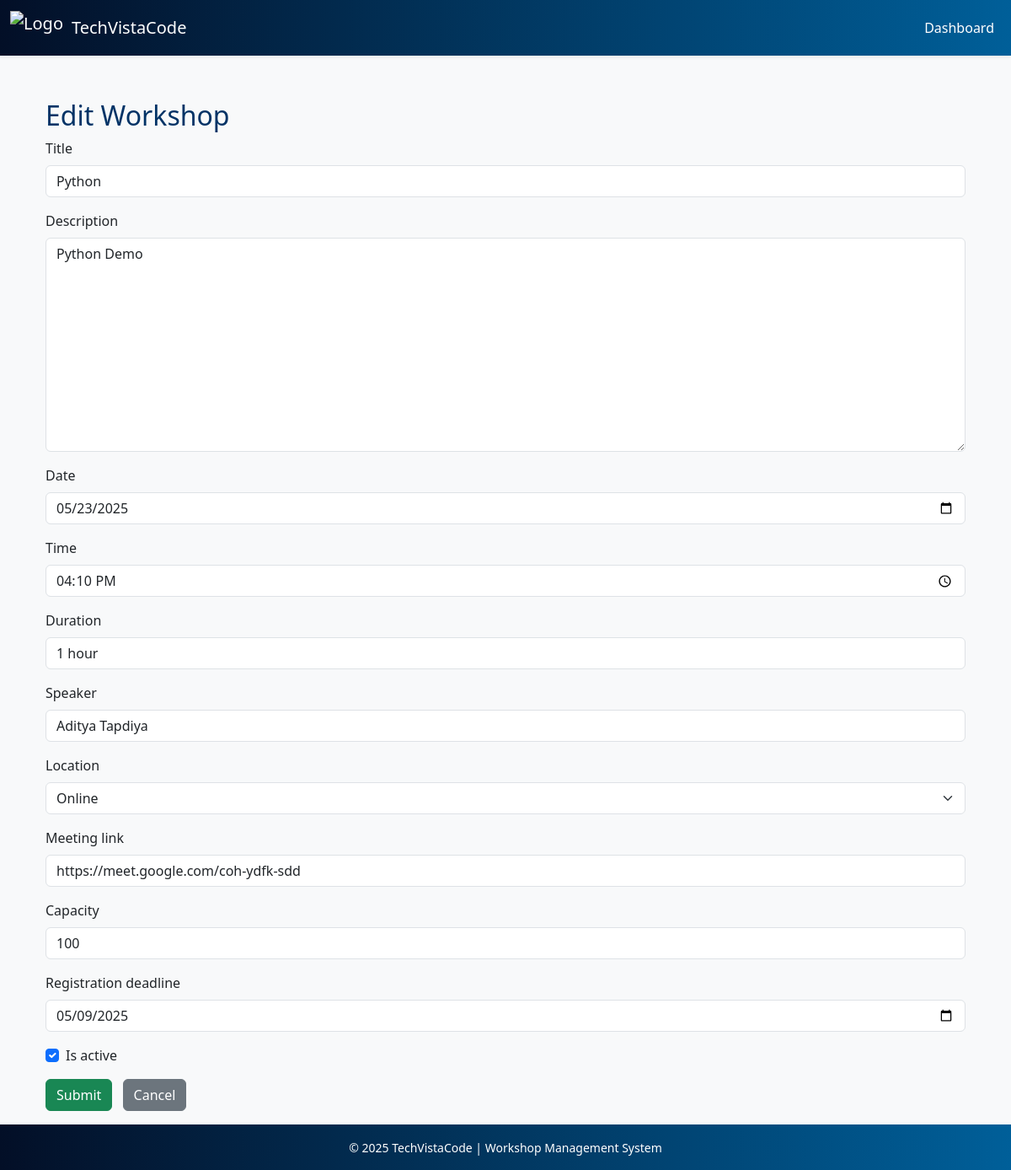
Before: /workshops/edit/1/ (signed in) with the older database file.
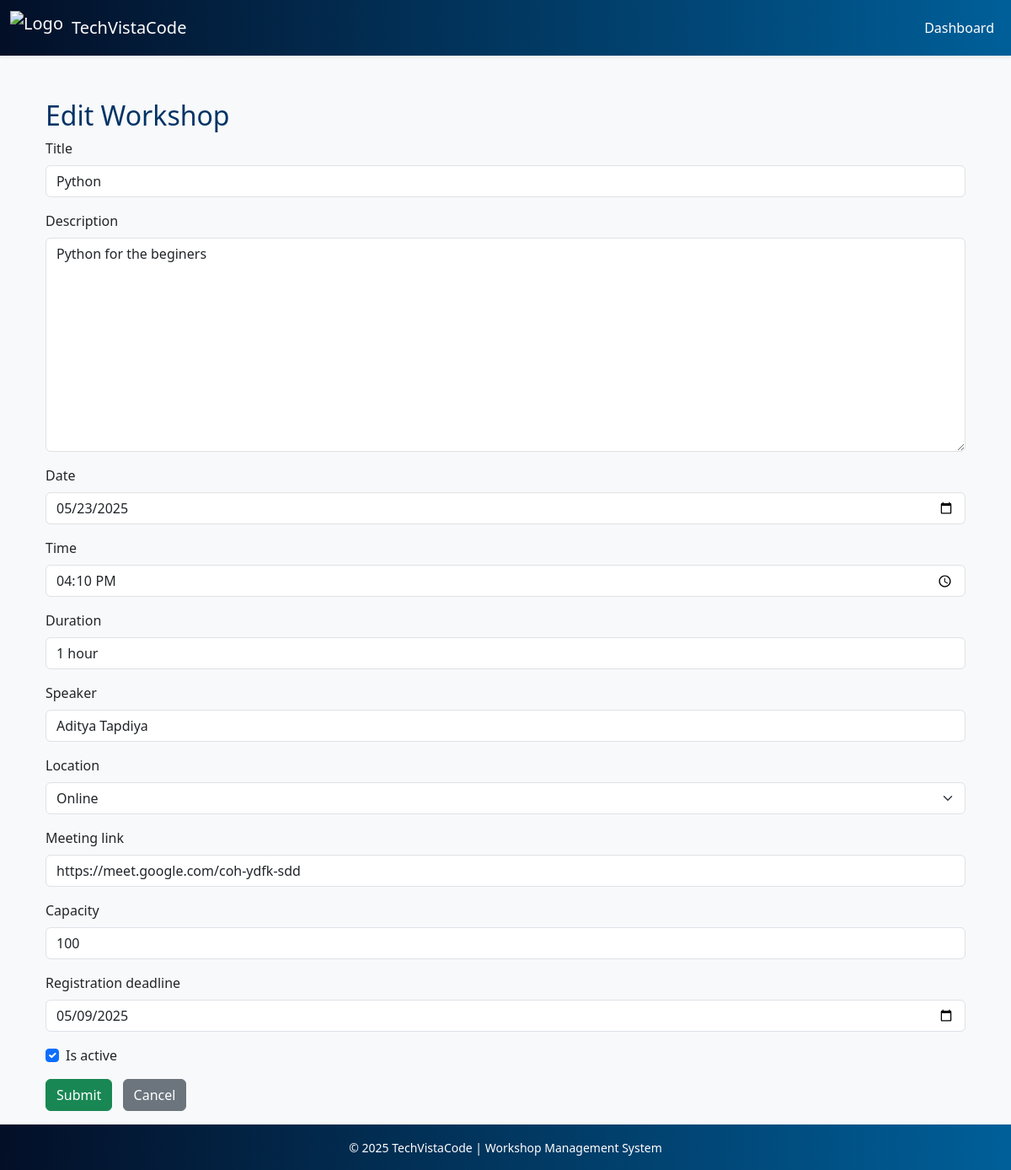
After: the same page with the newer database file.
### main/models.py (models this page shows, shortened)
class Workshop(models.Model):
    LOCATION_CHOICES = [
        ('online', 'Online'),
        ('offline', 'Offline'),
    ]
    title = models.CharField(max_length=200)
    description = models.TextField()
    date = models.DateField()
    time = models.TimeField()
    duration = models.CharField(max_length=50)
    speaker = models.CharField(max_length=100)
    location = models.CharField(max_length=10, choices=LOCATION_CHOICES, default='offline')
    meeting_link = models.URLField(blank=True, null=True)
    address = models.TextField(blank=True, null=True)
    capacity = models.PositiveIntegerField()
    registration_deadline = models.DateField()
    is_active = models.BooleanField(default=True)

### main/views.py (the view)
@login_required
def edit_workshop(request, id):
    workshop = get_object_or_404(Workshop, id=id)
    if request.method == 'POST':
        form = WorkshopForm(request.POST, instance=workshop)
        if form.is_valid():
            form.save()
            messages.success(request, 'Workshop updated successfully.')
            return redirect('manage_workshops')
    else:
        form = WorkshopForm(instance=workshop)
    return render(request, 'main/add_edit_workshop.html', {
        'form': form,
        'title': 'Edit Workshop',
    })

### main/forms.py (shortened to what this page needs)
class WorkshopForm(forms.ModelForm):
    class Meta:
        model = Workshop
        fields = [
            'title', 'description', 'date', 'time', 'duration',
            'speaker', 'location', 'meeting_link', 'address',
            'capacity', 'registration_deadline', 'is_active'
        ]
        widgets = {
            'date': forms.DateInput(attrs={'type': 'date'}),
            'time': forms.TimeInput(attrs={'type': 'time'}),
            'registration_deadline': forms.DateInput(attrs={'type': 'date'}),
        }

### main/templates/main/add_edit_workshop.html (shortened to what this page needs)
{% extends "main/base.html" %}
{% load widget_tweaks %}
{% block content %}
<div class="container mt-5">
    <h2 style="color: #003366;">{{ title }}</h2>
    <form method="post" novalidate class="needs-validation">
        <div class="mb-3">
            <label for="{{ form.title.id_for_label }}" class="form-label">{{ form.title.label }}</label>
            {{ form.title|add_class:"form-control" }}
        </div>
        <div class="mb-3">
            <label for="{{ form.description.id_for_label }}" class="form-label">{{ form.description.label }}</label>
            {{ form.description|add_class:"form-control" }}
        </div>
        <div class="mb-3">
            <label for="{{ form.date.id_for_label }}" class="form-label">{{ form.date.label }}</label>
            {{ form.date|add_class:"form-control" }}
        </div>
        <div class="mb-3">
            <label for="{{ form.time.id_for_label }}" class="form-label">{{ form.time.label }}</label>
            {{ form.time|add_class:"form-control" }}
        </div>
        <div class="mb-3">
            <label for="{{ form.duration.id_for_label }}" class="form-label">{{ form.duration.label }}</label>
            {{ form.duration|add_class:"form-control" }}
        </div>
        <div class="mb-3">
            <label for="{{ form.speaker.id_for_label }}" class="form-label">{{ form.speaker.label }}</label>
            {{ form.speaker|add_class:"form-control" }}
        </div>
        <div class="mb-3">
            <label for="{{ form.location.id_for_label }}" class="form-label">{{ form.location.label }}</label>
            {{ form.location|add_class:"form-select" }}
        </div>
        <div class="mb-3" id="meeting-link-div">
            <label for="{{ form.meeting_link.id_for_label }}" class="form-label">{{ form.meeting_link.label }}</label>
            {{ form.meeting_link|add_class:"form-control" }}
        </div>
        <div class="mb-3">
            <label for="{{ form.capacity.id_for_label }}" class="form-label">{{ form.capacity.label }}</label>
            {{ form.capacity|add_class:"form-control" }}
        </div>
        <div class="mb-3">
            <label for="{{ form.registration_deadline.id_for_label }}" class="form-label">{{ form.registration_deadline.label }}</label>
            {{ form.registration_deadline|add_class:"form-control" }}
        </div>
        <div class="form-check mb-3">
            {{ form.is_active|add_class:"form-check-input" }}
            <label class="form-check-label" for="{{ form.is_active.id_for_label }}">{{ form.is_active.label }}</label>
        </div>
        <button type="submit" class="btn btn-success">Submit</button>
        <a href="{% url 'manage_workshops' %}" class="btn btn-secondary ms-2">Cancel</a>
    </form>
</div>
{% endblock %}

Changed rows visible on the page:
changed Workshop "Python": description "Python Demo" → "Python for the beginers"
